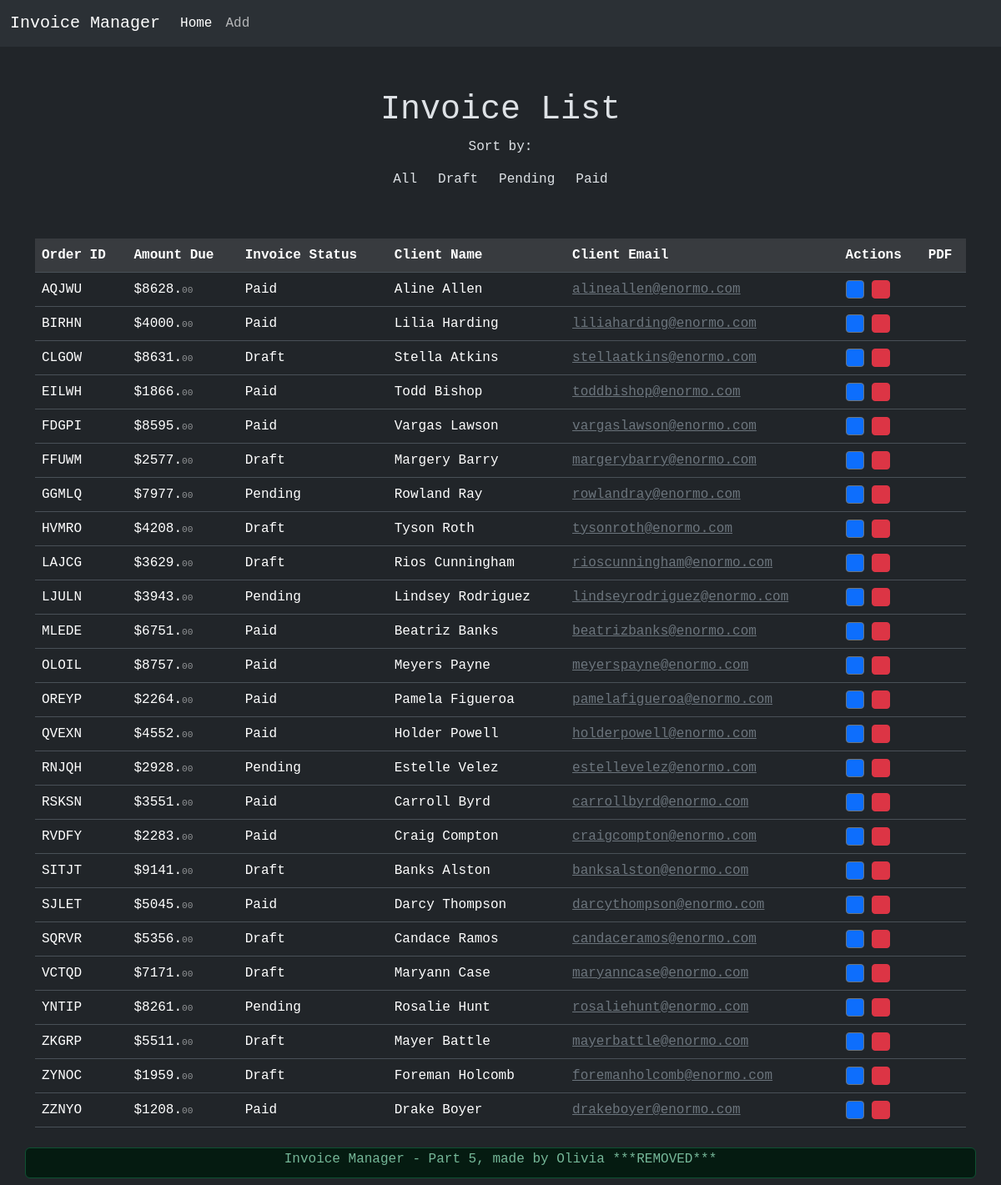
The page / on the database its author committed.
### tables this page shows
CREATE TABLE "invoices" ("id" integer primary key autoincrement not null, "number" varchar not null, "client" varchar not null, "email" varchar not null, "amount" integer not null, "status_id" integer not null);

### db/updateDB.php (called while the page is built, shortened)
<?php
try {
    $dsn = 'sqlite:invoice_manager.sqlite';
    $db = new PDO($dsn);
} catch (PDOException $e) {
    print $e->getMessage() . "<br/>";
    exit();
}
$invQuery = $db->query("SELECT * FROM invoices");
$invoices = $invQuery->fetchAll(PDO::FETCH_ASSOC);
?>

### db/fetchDB.php (called while the page is built, shortened)
<?php
try {
    $dsn = 'sqlite:invoice_manager.sqlite';
    $db = new PDO($dsn);
} catch (PDOException $e) {
    print $e->getMessage() . "<br/>";
    exit();
}
$invQuery = $db->query("SELECT * FROM invoices");
$invoices = $invQuery->fetchAll(PDO::FETCH_ASSOC);
?>

### index.php (the view, shortened to what this page needs)
<?php
include 'db/fetchDB.php';
include 'db/updateDB.php';
function allFilter($invoices) {
    if ($invoices['status'] == 'pending' || 'paid' || 'draft') {
        return true;
    }
}
$orders = array_column($invoices, 'number');
array_multisort($orders, SORT_ASC, SORT_STRING, $invoices);
$status = $_GET['invoiceStatus'] ?? 'all';
$pageFunc = $status . 'filter';
?>
<!DOCTYPE html>
<html lang="en" data-bs-theme="dark">
<head>
    <link href="https://cdn.jsdelivr.net/npm/bootstrap@5.3.8/dist/css/bootstrap.min.css" rel="stylesheet"
>
    <link rel="stylesheet" href="css/style.css">
</head>
<body>
    <nav class="navbar navbar-expand-lg bg-body-tertiary">
        <div class="container-fluid">
            <a class="navbar-brand font-monospace" href="index.php">Invoice Manager</a>
            <div class="collapse navbar-collapse" id="navbarNav">
                <ul class="navbar-nav font-monospace">
                    <li class="nav-item">
                        <a class="nav-link active" aria-current="page" href="index.php">Home</a>
                    </li>
                    <li class="nav-item">
                        <a class="nav-link" href="add.php">Add</a>
                    </li>
                </ul>
            </div>
        </div>
    </nav>
    <div class="toast-container position-fixed bottom-0 end-0 p-3">
    </div>
    <div class="container">
        <div class="row justify-content-md-center">
            <div class="col p-1 m-5 col-10 text-center font-monospace">
                <h1 class="">Invoice List</h1>
                <label for="buttonSortByLabel" class="form-label">Sort by:</label>
                <?php $statuses = ['all', 'draft', 'pending', 'paid'];
                ?>
                <form method="get">
                    <div class="btn-group">
                        <?php foreach ($statuses as $status): ?>
                            <button type="submit" name="invoiceStatus" value="<?= $status ?>"
                                class="btn <?= $currentStatus === $status ? 'active' : '' ?>">
                                <?= ucfirst($status) ?>
                            </button>
                        <?php endforeach; ?>
                    </div>
                </form>
            </div>
        </div>
    </div>
    <div class="container">
        <div class="row justify-content-md-center">
            <div id="tableContainer" class="col col-12 table-responsive-xs">
                <table class="table table-hover font-monospace">
                    <thead>
                        <tr class="table-active">
                            <th scope="col">
                                <a>Order ID</a>
                            </th>
                            <th scope="col">
                                <a>Amount Due</a>
                            </th>
                            <th scope="col">
                                <a>Invoice Status</a>
                            </th>
                            <th scope="col">
                                <a>Client Name</a>
                            </th>
                            <th scope="col" id="clientEmail">
                                <a>Client Email</a>
                            </th>
                            <th>Actions</th>
                            <th>PDF</th>
                        </tr>
                    </thead>
                    <tbody>
                        <?php foreach (array_filter($invoices, $pageFunc) as $entry) : ?>
                            <tr scope="row">
                                <td><?php echo ucwords($entry['number']); ?></td>
                                <td>$<?php echo ucwords($entry['amount']); ?>.<span class="centsDisplay text-white-50">00</span></td>
                                <td><?php echo ucwords($entry['status']); ?></td>
                                <td><?php echo ucwords($entry['client']); ?></td>
                                <td id="clientEmail">
                                    <a class="link-secondary" href="mailto:<?php echo ($entry['email']); ?>"><?php echo ($entry['email']); ?></a>
                                </td>
                                <td>
                                    <form action="update.php" method="get" class="btn-group-sm">
                                        <button id="updInvoice" name="invoiceToUpdate" class="btn btn-outline-secondary" value="<?php echo ucwords($entry['number']); ?>">Edit</button>
                                        <button id="delInvoice" name="invoiceToDelete" class="btn btn-outline-danger" value="<?php echo ucwords($entry['number']); ?>">Delete</button>
                                    </form>
                                </td>
                                <td>
                                </td>
                            <?php endforeach; ?>
                            </tr>
                    </tbody>
                </table>
            </div>
            <div class="alert alert-success p-1 m-2 col-12">
                <h6 class="text-center font-monospace">Invoice Manager - Part 5, made by Olivia ***REMOVED***</h6>
            </div>
        </div>
    </div>
</body>
</html>

### css/style.css (style rules this page uses)
h1 { text-align: center; }
.centsDisplay { font-size: 0.7rem; }
@media only screen and (max-width: 1201px) { #delInvoice { font-size: 0; padding: 10px; background-color: #dc3545; } }
@media only screen and (max-width: 1201px) { #updInvoice { font-size: 0; padding: 10px; background-color: #0d6efd; } }

### rows shown on the page
invoices: number "AQJWU", amount "8628", status "Paid", client "Aline Allen", email "alineallen@enormo.com"
invoices: number "BIRHN", amount "4000", status "Paid", client "Lilia Harding", email "liliaharding@enormo.com"
invoices: number "CLGOW", amount "8631", status "Draft", client "Stella Atkins", email "stellaatkins@enormo.com"
invoices: number "EILWH", amount "1866", status "Paid", client "Todd Bishop", email "toddbishop@enormo.com"
invoices: number "FDGPI", amount "8595", status "Paid", client "Vargas Lawson", email "vargaslawson@enormo.com"
invoices: number "FFUWM", amount "2577", status "Draft", client "Margery Barry", email "margerybarry@enormo.com"
invoices: number "GGMLQ", amount "7977", status "Pending", client "Rowland Ray", email "rowlandray@enormo.com"
invoices: number "HVMRO", amount "4208", status "Draft", client "Tyson Roth", email "tysonroth@enormo.com"
invoices: number "LAJCG", amount "3629", status "Draft", client "Rios Cunningham", email "rioscunningham@enormo.com"
invoices: number "LJULN", amount "3943", status "Pending", client "Lindsey Rodriguez", email "lindseyrodriguez@enormo.com"
invoices: number "MLEDE", amount "6751", status "Paid", client "Beatriz Banks", email "beatrizbanks@enormo.com"
invoices: number "OLOIL", amount "8757", status "Paid", client "Meyers Payne", email "meyerspayne@enormo.com"
invoices: number "OREYP", amount "2264", status "Paid", client "Pamela Figueroa", email "pamelafigueroa@enormo.com"
invoices: number "QVEXN", amount "4552", status "Paid", client "Holder Powell", email "holderpowell@enormo.com"
invoices: number "RNJQH", amount "2928", status "Pending", client "Estelle Velez", email "estellevelez@enormo.com"
invoices: number "RSKSN", amount "3551", status "Paid", client "Carroll Byrd", email "carrollbyrd@enormo.com"
invoices: number "RVDFY", amount "2283", status "Paid", client "Craig Compton", email "craigcompton@enormo.com"
invoices: number "SITJT", amount "9141", status "Draft", client "Banks Alston", email "banksalston@enormo.com"
invoices: number "SJLET", amount "5045", status "Paid", client "Darcy Thompson", email "darcythompson@enormo.com"
invoices: number "SQRVR", amount "5356", status "Draft", client "Candace Ramos", email "candaceramos@enormo.com"
invoices: number "VCTQD", amount "7171", status "Draft", client "Maryann Case", email "maryanncase@enormo.com"
invoices: number "YNTIP", amount "8261", status "Pending", client "Rosalie Hunt", email "rosaliehunt@enormo.com"
invoices: number "ZKGRP", amount "5511", status "Draft", client "Mayer Battle", email "mayerbattle@enormo.com"
invoices: number "ZYNOC", amount "1959", status "Draft", client "Foreman Holcomb", email "foremanholcomb@enormo.com"
invoices: number "ZZNYO", amount "1208", status "Paid", client "Drake Boyer", email "drakeboyer@enormo.com"

### other values the page prints
$status "All"
$status "Draft"
$status "Pending"
$status "Paid"
